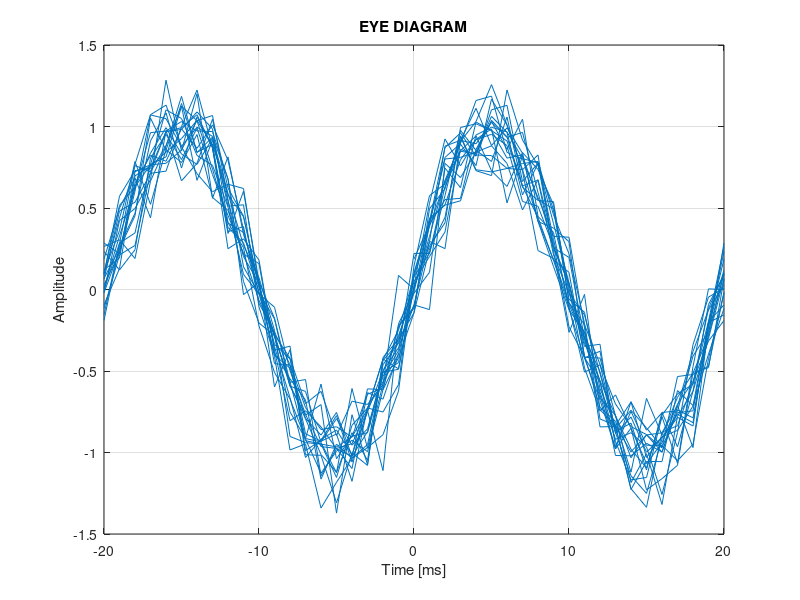

The MATLAB script that drew this image:

close all; clearvars; clc


%% PARAMETERS

Fc = 50;                                              % Sinusoid frequency
Ncyc = 40;                                            % Number of signal cycles to be simulated
osf = 20;                                             % Oversampling factor [Sa/S]
Var = 0.15;                                           % Noise variance



%% PROCESSING

Fs = osf*Fc;                                          % Sample rate [Sa/s]
Time = 1/Fs*(0:osf*Ncyc-1);                           % Time axis [s]
Sgn = sin(2*pi*Fc*Time);                              % Create testing signal
Sgn = Sgn+Var*randn(1,length(Sgn));                   % Add Gaussian noise

Ew = 2*osf;                                           % Eye-diagram window [Sa] (X-range)
Ep = Ew/Fs*1e3;                                       % Eye-diagram period (to rescale X-axis label numbering)



%% RESULTS

eyediagram(Sgn,Ew,Ep)
title('EYE DIAGRAM')
xlabel('Time [ms]')
grid on



%% NOTES

% 1. At the end of the day, the eye-diagram means simply to graphically overlap successive chunks
%     of a periodic signal to check how uch it varies in time (e.g. due to noise or sync issues).

% 2. Increasing "Var" makes the eye less clear (i.e. decreased RX capability to distingues exact sampling instants).
